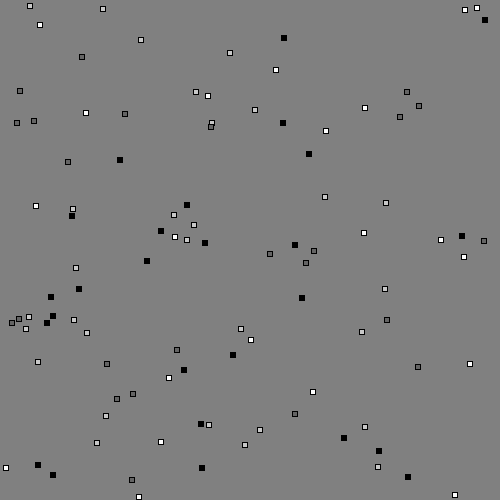
Frame 1 (no input)
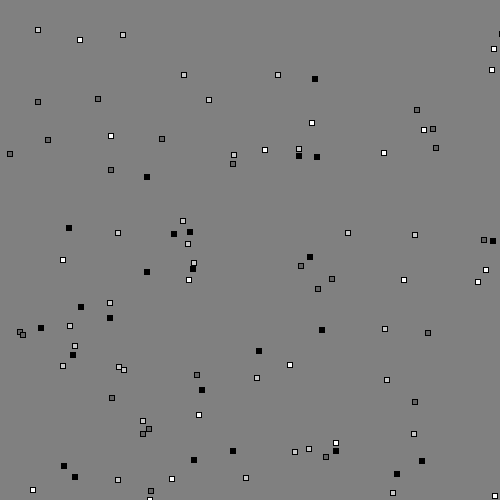
Frame 60 (the mouse pressed at the canvas centre just before this capture)
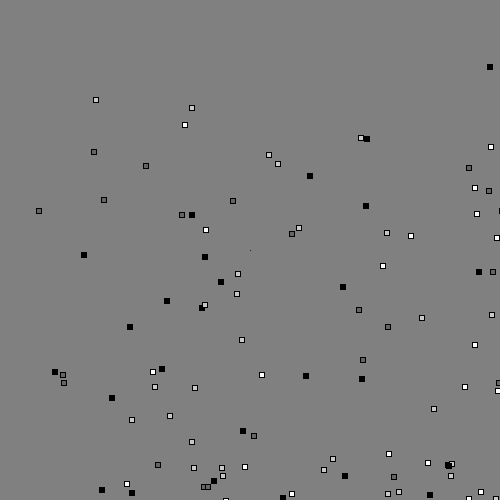
Frame 120 (the mouse held since frame 60 and released just before this capture)

The Processing sketch that drew these frames (run headless with seeded random() and noise(); from frame 60 on, the mouse is pressed at the canvas centre):

// Processing sketch: MassSketch
// ── MassSketch.pde
final int NO_PARTICLES = 100 ;
final int MY_WIDTH = 500 ;
final int MY_HEIGHT = 500 ;

Particle[] particles ;

int xStart, yStart, xEnd, yEnd ;
PVector force ;

// initialise screen and particle array
void setup() {
  size(500, 500) ;
  particles = new Particle[NO_PARTICLES] ;
  for (int i = 0; i < NO_PARTICLES; i++) 
    particles[i] = new Particle((int)random(0,MY_WIDTH),
                                (int)random(0,MY_HEIGHT),
                                random(-.5f,.5f),
                                random(-.5f,.5f),
                                random(0.001f,0.005f)) ;
  force = new PVector(5f,5f) ;
}

// update particles, render.
void draw() {
  background(128) ;
  if (mousePressed) line (xStart, yStart, mouseX, mouseY) ;
  for (int i = 0; i  < NO_PARTICLES; i++) {
    particles[i].integrate(force) ;
    PVector position = particles[i].position ;
    float invMass = particles[i].invMass ;
    if (invMass <= 0.002f) fill(0) ;
    else if (invMass <= 0.003f) fill(100) ;
    else if (invMass <= 0.004f) fill(200) ;
    else fill(255) ;
    rect(position.x, position.y, 5, 5) ; 
  }
}

// When mouse is pressed, store x, y coords
void mousePressed() {
  xStart = mouseX ;
  yStart = mouseY ;
}

// When mouse is released create new vector relative to stored x, y coords
void mouseReleased() {
  xEnd = mouseX ;
  yEnd = mouseY ;
  force = new PVector(xEnd - xStart, yEnd - yStart) ;
}

// ── Particle.pde
// a representation of a point mass
final class Particle {
  
  // Vectors to hold pos, vel
  // I'm allowing public access to keep things snappy.
  public final PVector position, velocity ;
  
  // damping factor to simulate drag, as per Millington
  private static final float DAMPING = .995f ;
  
  // Store inverse mass to allow simulation of infinite mass
  private float invMass ;
  
  Particle(int x, int y, float xVel, float yVel, float invM) {
    position = new PVector(x, y) ;
    velocity = new PVector(xVel, yVel) ;
    invMass = invM ;    
  }
  
  // update position and velocity
  // Takes a force as a parameter for this demonstration
  void integrate(PVector force) {
    // If infinite mass, we don't integrate
    if (invMass <= 0f) return ;
    
    // update position
    position.add(velocity) ;
    
    PVector acceleration = force.get() ;
    acceleration.mult(invMass) ;
    
    // update velocity
    velocity.add(acceleration) ;
    // apply damping
    velocity.mult(DAMPING) ;
    // Apply an impulse to bounce off the edge of the screen
    if ((position.x < 0) || (position.x > width)) velocity.x = -velocity.x ;
    if ((position.y < 0) || (position.y > height)) velocity.y = -velocity.y ;     
  }
}
